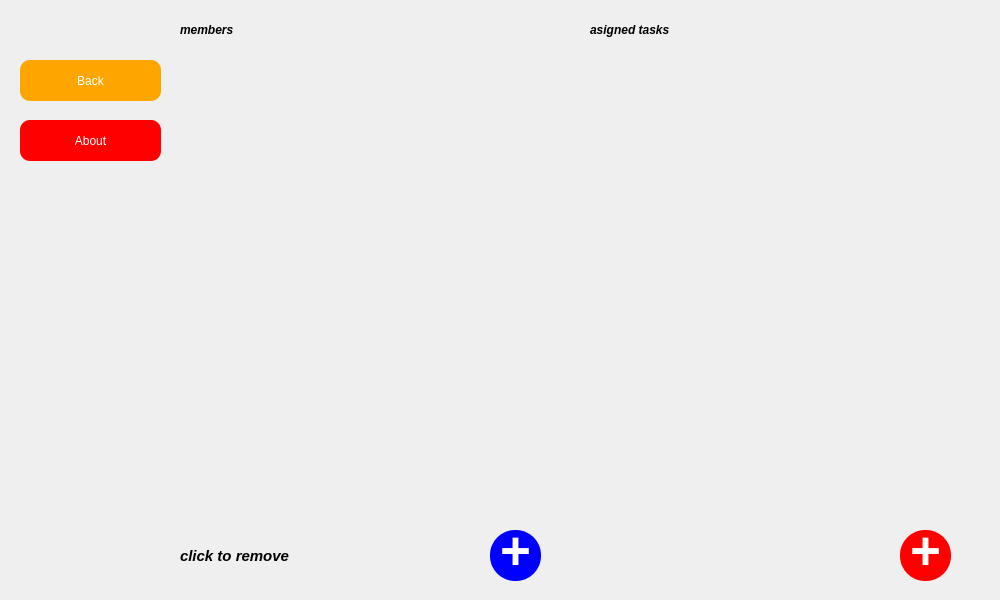
<?xml version="1.0" encoding="UTF-8"?>
<ui version="4.0">
 <class>project</class>
 <widget class="QWidget" name="project">
  <property name="geometry">
   <rect>
    <x>0</x>
    <y>0</y>
    <width>1000</width>
    <height>600</height>
   </rect>
  </property>
  <property name="windowTitle">
   <string>Form</string>
  </property>
  <widget class="QLabel" name="label">
   <property name="geometry">
    <rect>
     <x>0</x>
     <y>0</y>
     <width>1000</width>
     <height>600</height>
    </rect>
   </property>
   <property name="font">
    <font>
     <italic>true</italic>
     <bold>true</bold>
    </font>
   </property>
   <property name="styleSheet">
    <string notr="true">background:&quot;#5a5a5a&quot;;</string>
   </property>
   <property name="text">
    <string/>
   </property>
  </widget>
  <widget class="QLabel" name="label_2">
   <property name="geometry">
    <rect>
     <x>180</x>
     <y>20</y>
     <width>101</width>
     <height>20</height>
    </rect>
   </property>
   <property name="font">
    <font>
     <italic>true</italic>
     <bold>true</bold>
    </font>
   </property>
   <property name="text">
    <string>members</string>
   </property>
  </widget>
  <widget class="QLabel" name="label_3">
   <property name="geometry">
    <rect>
     <x>590</x>
     <y>20</y>
     <width>101</width>
     <height>20</height>
    </rect>
   </property>
   <property name="font">
    <font>
     <italic>true</italic>
     <bold>true</bold>
    </font>
   </property>
   <property name="text">
    <string>asigned tasks</string>
   </property>
  </widget>
  <widget class="QScrollArea" name="tasks">
   <property name="geometry">
    <rect>
     <x>589</x>
     <y>50</y>
     <width>361</width>
     <height>471</height>
    </rect>
   </property>
   <property name="styleSheet">
    <string notr="true">background:&quot;#5a5a5a&quot;;
border:none;</string>
   </property>
   <property name="widgetResizable">
    <bool>true</bool>
   </property>
   <widget class="QWidget" name="scrollAreaWidgetContents_3">
    <property name="geometry">
     <rect>
      <x>0</x>
      <y>0</y>
      <width>361</width>
      <height>471</height>
     </rect>
    </property>
   </widget>
  </widget>
  <widget class="QPushButton" name="about">
   <property name="geometry">
    <rect>
     <x>20</x>
     <y>120</y>
     <width>141</width>
     <height>41</height>
    </rect>
   </property>
   <property name="cursor">
    <cursorShape>PointingHandCursor</cursorShape>
   </property>
   <property name="styleSheet">
    <string notr="true">background:red;
border:none;
border-radius:10px;
color:white;</string>
   </property>
   <property name="text">
    <string>About</string>
   </property>
  </widget>
  <widget class="QScrollArea" name="members">
   <property name="geometry">
    <rect>
     <x>180</x>
     <y>50</y>
     <width>361</width>
     <height>471</height>
    </rect>
   </property>
   <property name="styleSheet">
    <string notr="true">border:none;
background:&quot;#5a5a5a&quot;</string>
   </property>
   <property name="widgetResizable">
    <bool>true</bool>
   </property>
   <widget class="QWidget" name="scrollAreaWidgetContents_4">
    <property name="geometry">
     <rect>
      <x>0</x>
      <y>0</y>
      <width>361</width>
      <height>471</height>
     </rect>
    </property>
   </widget>
  </widget>
  <widget class="QPushButton" name="back">
   <property name="geometry">
    <rect>
     <x>20</x>
     <y>60</y>
     <width>141</width>
     <height>41</height>
    </rect>
   </property>
   <property name="cursor">
    <cursorShape>PointingHandCursor</cursorShape>
   </property>
   <property name="styleSheet">
    <string notr="true">background:orange;
border:none;
border-radius:10px;
color:white;</string>
   </property>
   <property name="text">
    <string>Back</string>
   </property>
  </widget>
  <widget class="QLabel" name="labelremove">
   <property name="geometry">
    <rect>
     <x>180</x>
     <y>540</y>
     <width>151</width>
     <height>31</height>
    </rect>
   </property>
   <property name="font">
    <font>
     <pointsize>11</pointsize>
     <italic>true</italic>
     <bold>true</bold>
    </font>
   </property>
   <property name="styleSheet">
    <string notr="true">color:black;</string>
   </property>
   <property name="text">
    <string>click to remove</string>
   </property>
  </widget>
  <widget class="QPushButton" name="addmember">
   <property name="geometry">
    <rect>
     <x>490</x>
     <y>530</y>
     <width>51</width>
     <height>51</height>
    </rect>
   </property>
   <property name="font">
    <font>
     <pointsize>40</pointsize>
     <bold>true</bold>
     <underline>false</underline>
    </font>
   </property>
   <property name="cursor">
    <cursorShape>PointingHandCursor</cursorShape>
   </property>
   <property name="autoFillBackground">
    <bool>false</bool>
   </property>
   <property name="styleSheet">
    <string notr="true">QPushButton{
background:blue;
border-radius:25;
padding-bottom:10;
color:white;}
QPushButton:hover{
background:white;
color:blue;
font-weight:bold;
}</string>
   </property>
   <property name="text">
    <string>+</string>
   </property>
   <property name="iconSize">
    <size>
     <width>20</width>
     <height>20</height>
    </size>
   </property>
   <property name="checkable">
    <bool>false</bool>
   </property>
   <property name="autoRepeat">
    <bool>false</bool>
   </property>
   <property name="autoDefault">
    <bool>false</bool>
   </property>
   <property name="flat">
    <bool>false</bool>
   </property>
  </widget>
  <widget class="QPushButton" name="addtask">
   <property name="geometry">
    <rect>
     <x>900</x>
     <y>530</y>
     <width>51</width>
     <height>51</height>
    </rect>
   </property>
   <property name="font">
    <font>
     <pointsize>40</pointsize>
     <bold>true</bold>
     <underline>false</underline>
    </font>
   </property>
   <property name="cursor">
    <cursorShape>PointingHandCursor</cursorShape>
   </property>
   <property name="autoFillBackground">
    <bool>false</bool>
   </property>
   <property name="styleSheet">
    <string notr="true">QPushButton{
background:red;
border-radius:25;
padding-bottom:10;
color:white;}
QPushButton:hover{
background:white;
color:red;
font-weight:bold;
}</string>
   </property>
   <property name="text">
    <string>+</string>
   </property>
   <property name="iconSize">
    <size>
     <width>20</width>
     <height>20</height>
    </size>
   </property>
   <property name="checkable">
    <bool>false</bool>
   </property>
   <property name="autoRepeat">
    <bool>false</bool>
   </property>
   <property name="autoDefault">
    <bool>false</bool>
   </property>
   <property name="flat">
    <bool>false</bool>
   </property>
  </widget>
 </widget>
 <resources/>
 <connections/>
</ui>
